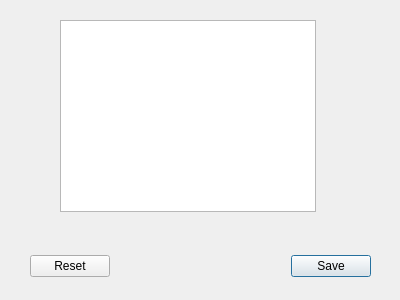
<?xml version="1.0" encoding="UTF-8"?>
<ui version="4.0">
 <class>Dialog</class>
 <widget class="QDialog" name="Dialog">
  <property name="geometry">
   <rect>
    <x>0</x>
    <y>0</y>
    <width>400</width>
    <height>300</height>
   </rect>
  </property>
  <property name="windowTitle">
   <string>Dialog</string>
  </property>
  <widget class="QDialogButtonBox" name="buttonBox">
   <property name="geometry">
    <rect>
     <x>30</x>
     <y>250</y>
     <width>341</width>
     <height>32</height>
    </rect>
   </property>
   <property name="orientation">
    <enum>Qt::Horizontal</enum>
   </property>
   <property name="standardButtons">
    <set>QDialogButtonBox::Reset|QDialogButtonBox::Save</set>
   </property>
  </widget>
  <widget class="QTableView" name="gpx_points_table">
   <property name="geometry">
    <rect>
     <x>60</x>
     <y>20</y>
     <width>256</width>
     <height>192</height>
    </rect>
   </property>
  </widget>
 </widget>
 <resources/>
 <connections>
  <connection>
   <sender>buttonBox</sender>
   <signal>accepted()</signal>
   <receiver>Dialog</receiver>
   <slot>accept()</slot>
   <hints>
    <hint type="sourcelabel">
     <x>248</x>
     <y>254</y>
    </hint>
    <hint type="destinationlabel">
     <x>157</x>
     <y>274</y>
    </hint>
   </hints>
  </connection>
  <connection>
   <sender>buttonBox</sender>
   <signal>rejected()</signal>
   <receiver>Dialog</receiver>
   <slot>reject()</slot>
   <hints>
    <hint type="sourcelabel">
     <x>316</x>
     <y>260</y>
    </hint>
    <hint type="destinationlabel">
     <x>286</x>
     <y>274</y>
    </hint>
   </hints>
  </connection>
 </connections>
</ui>
